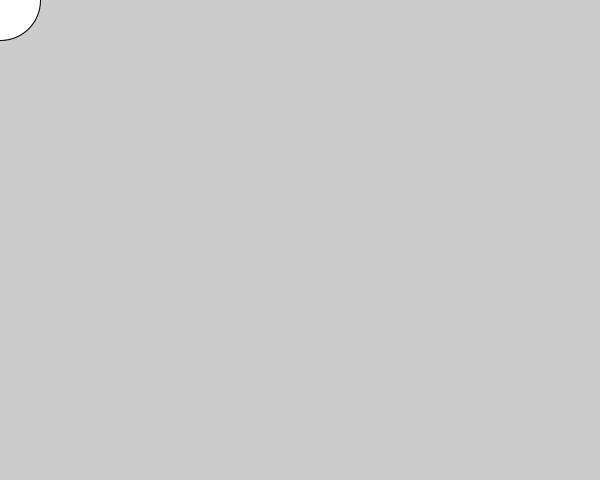
Frame 1 (no input)
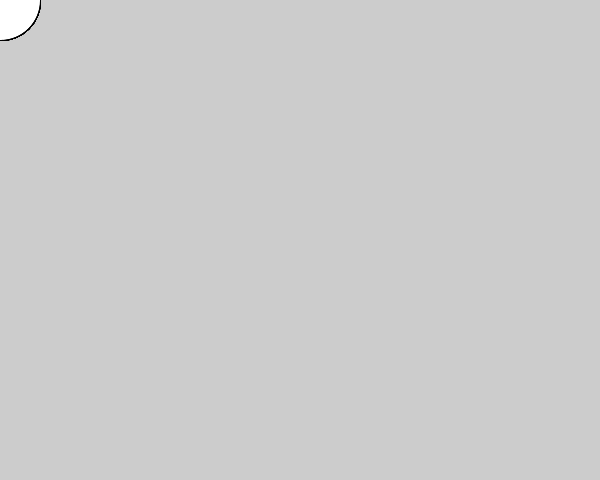
Frame 60 (the mouse pressed at the canvas centre just before this capture)
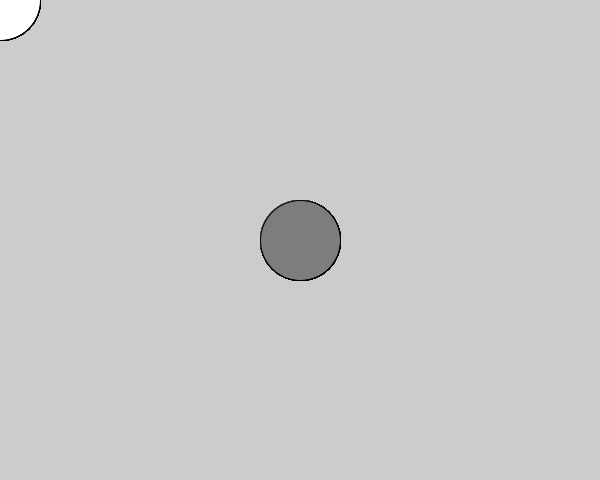
Frame 120 (the mouse held since frame 60 and released just before this capture)

The Processing sketch that drew these frames (run headless with seeded random() and noise(); from frame 60 on, the mouse is pressed at the canvas centre):

// Processing sketch: mouse1
// ── mouse1.pde
void setup(){
  size(600,480);

}

void draw(){
  if (mousePressed){
  fill(125);
  }
  else{
    fill(255);
  }
  ellipse(mouseX, mouseY, 80,80);
}
